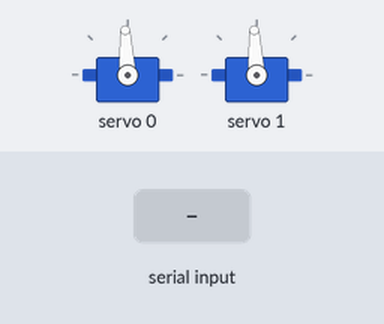
Simulated run of this sketch. Board: ESP32. Parts: 2 × servo. The test bench sets the inputs (shaded band).

Above: at 1.2 s.
1.3 s: "w" received over Serial
At 1.42 s:
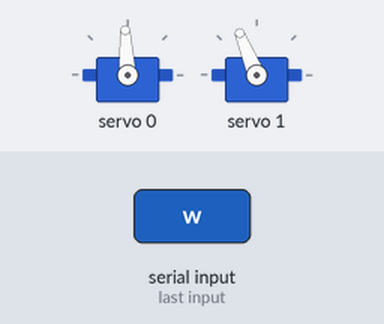
3.5 s: "u" received over Serial
At 4.2 s:
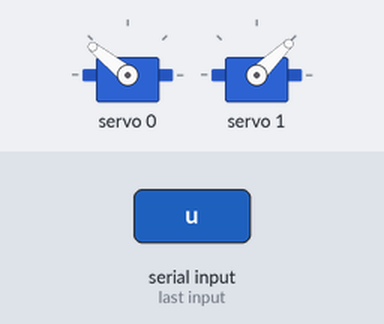
5.0 s: "l" received over Serial
At 5.3 s:
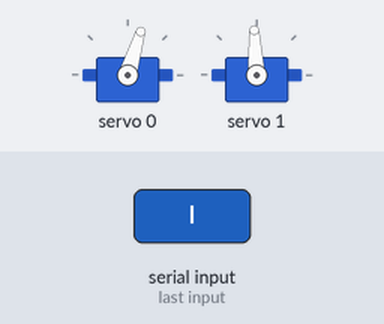
6.5 s: "w" received over Serial
At 6.62 s:
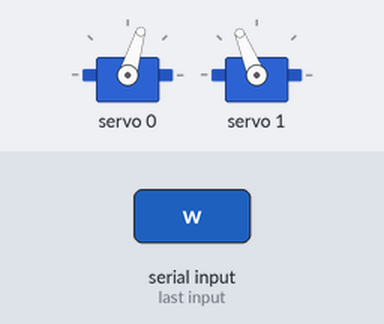
8.7 s: "n" received over Serial
At 9.4 s:
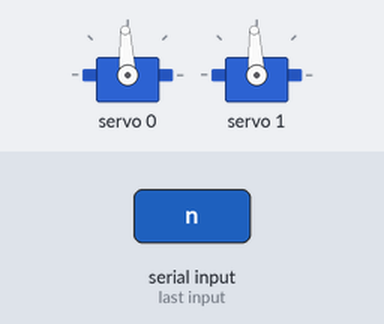
10.2 s: "r" received over Serial
At 10.5 s:
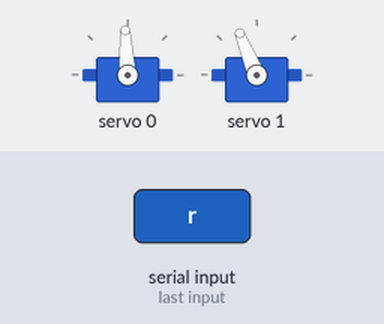
Timing chart, 0 to 12.7 s (numbered marks = the images above; inputs shaded):
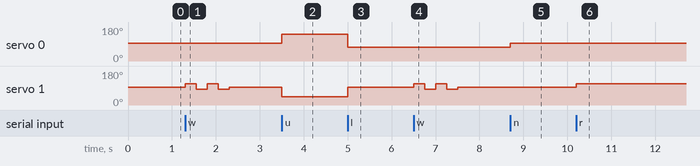

Measured:
- after the input at 1.3 s, servo 1: 93° → 112° at once, → 83° 0.25 s later, → 112° 0.25 s later, → 83° 0.25 s later, … (5 changes in this stretch)
- after the input at 3.5 s, servo 0: 93° → 141° at once; servo 1: 93° → 44° at once
- after the input at 5.0 s, servo 0: 141° → 73° at once; servo 1: 44° → 93° at once
- after the input at 6.5 s, servo 1: 93° → 112° at once, → 83° 0.25 s later, → 112° 0.25 s later, → 83° 0.25 s later, … (5 changes in this stretch)
- after the input at 8.7 s, servo 0: 73° → 93° at once
- after the input at 10.2 s, servo 1: 93° → 112° at once

The sketch:

servo_test.ino
```cpp
#include <Wire.h>
#include <Adafruit_PWMServoDriver.h>

Adafruit_PWMServoDriver pwm = Adafruit_PWMServoDriver(0x40, Wire);
void handsNeutral() {
    pwm.writeMicroseconds(0, 1500);
    pwm.writeMicroseconds(1, 1500);
}

void handsUp() {
    pwm.writeMicroseconds(0, 2000);
    pwm.writeMicroseconds(1, 1000);
}

void leftHandOut() {
    pwm.writeMicroseconds(0, 1300);
    pwm.writeMicroseconds(1, 1500);
}

void rightHandOut() {
    pwm.writeMicroseconds(0, 1500);
    pwm.writeMicroseconds(1, 1700);
}

void waveRightHand() {
    pwm.writeMicroseconds(1, 1700);
    delay(250);

    pwm.writeMicroseconds(1, 1400);
    delay(250);

    pwm.writeMicroseconds(1, 1700);
    delay(250);

    pwm.writeMicroseconds(1, 1400);
    delay(250);

    pwm.writeMicroseconds(1, 1500);
}

void setup() {
    Serial.begin(115200);

    Wire.begin(1, 48);

    pwm.begin();
    pwm.setPWMFreq(50);

    pwm.writeMicroseconds(0, 1500);
    pwm.writeMicroseconds(1, 1500);

    handsNeutral();
}

void loop() {
    if (Serial.available() > 0) {
        char command = Serial.read();

        if (command == 'n') {
            handsNeutral();
        }

        if (command == 'u') {
            handsUp();
        }

        if (command == 'l') {
            leftHandOut();
        }

        if (command == 'r') {
            rightHandOut();
        }

        if (command == 'w') {
            waveRightHand();
        }
    }
}
```
